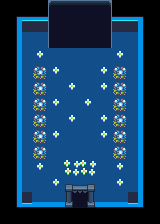

This game map was drawn from its Tiled (.tmx) file and the tilesets committed beside it. A one-line description and the full map source follow:
An orthogonal 10x14 tile map with 16x16 px tiles, 2 tile layers (base, porta), 3 tilesets and 3 objects (Start, finale_b, NPC).

<map version="1.10" tiledversion="1.12.2" orientation="orthogonal" renderorder="right-down" width="10" height="14" tilewidth="16" tileheight="16" infinite="0" nextlayerid="6" nextobjectid="5">
 <tileset firstgid="1" source="../tilestes/tileset_full.tsx" />
 <tileset firstgid="401" source="../tilestes/cristalli.tsx" />
 <tileset firstgid="1169" source="../tilestes/CARTELLI.tsx" />
 <layer id="1" name="base" width="10" height="14">
  <data encoding="csv">
0,0,0,0,0,0,0,0,0,0,
0,161,162,162,162,162,162,162,164,0,
0,177,178,178,178,178,178,178,186,0,
0,177,178,178,178,178,178,178,186,0,
0,177,178,178,178,178,178,178,186,0,
0,177,178,178,178,178,178,178,186,0,
0,177,178,178,178,178,178,178,186,0,
0,177,178,178,178,178,178,178,186,0,
0,177,178,178,178,178,178,178,186,0,
0,177,178,178,178,178,178,178,186,0,
0,177,178,178,178,178,178,178,186,0,
0,177,178,178,178,178,178,178,186,0,
0,3221225636,1610612913,1610612913,1610612913,1610612913,1610612913,1610612913,3221225633,0,
0,0,0,0,0,0,0,0,0,0
</data>
 </layer>
 <objectgroup id="3" name="start">
  <object id="3" name="start" type="Start" x="80" y="176">
   <point />
  </object>
 </objectgroup>
 <objectgroup id="4" name="finale">
  <object id="2" name="finale_b" x="48" y="32" width="64" height="16">
   <properties>
    <property name="condition" value="boss_sconfitto" />
    <property name="type" value="portaF" />
   </properties>
  </object>
 </objectgroup>
 <layer id="2" name="porta" width="10" height="14">
  <data encoding="csv">
0,0,0,418,419,419,420,0,0,0,
0,0,0,481,482,483,485,0,0,0,
0,0,0,481,482,483,485,0,0,0,
0,0,1418,0,0,0,0,1418,0,0,
0,0,1403,1418,0,0,1418,1403,0,0,
0,0,1403,0,1418,0,1418,1403,0,0,
0,0,1403,1418,0,1418,0,1403,0,0,
0,0,1403,0,1418,0,1418,1403,0,0,
0,0,1403,1418,0,0,1418,1403,0,0,
0,0,1403,0,0,0,0,1403,0,0,
0,0,1418,0,1437,1437,0,1418,0,0,
0,0,0,1418,1071,1072,0,1418,0,0,
0,0,0,0,1103,1104,0,0,0,0,
0,0,0,0,0,0,0,0,0,0
</data>
 </layer>
 <objectgroup id="5" name="Boss">
  <object id="4" name="Boss" type="NPC" x="80" y="96">
   <properties>
    <property name="isBoss" type="bool" value="true" />
   </properties>
   <point />
  </object>
 </objectgroup>
</map>
